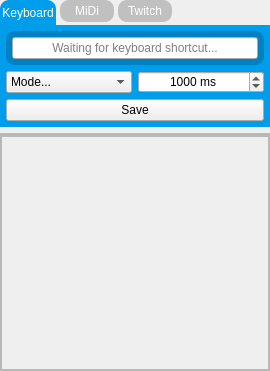
<?xml version="1.0" encoding="UTF-8"?>
<ui version="4.0">
 <class>Form</class>
 <widget class="QWidget" name="Form">
  <property name="geometry">
   <rect>
    <x>0</x>
    <y>0</y>
    <width>270</width>
    <height>371</height>
   </rect>
  </property>
  <property name="windowTitle">
   <string>Form</string>
  </property>
  <layout class="QVBoxLayout" name="verticalLayout">
   <property name="leftMargin">
    <number>0</number>
   </property>
   <property name="topMargin">
    <number>0</number>
   </property>
   <property name="rightMargin">
    <number>0</number>
   </property>
   <property name="bottomMargin">
    <number>0</number>
   </property>
   <item>
    <widget class="QTabWidget" name="tabWidget_7">
     <property name="toolTip">
      <string/>
     </property>
     <property name="styleSheet">
      <string notr="true">QTabBar{  
    background-color: rgba(255, 255, 255, 0);
}
QTabBar::tab {  
	background-color: rgba(0, 0, 0, 50);
    min-width: 50px; 
    min-height:22px;
    padding: 0px  2px; 
    color: white;
	border-bottom-left-radius: 9px;
	border-bottom-right-radius: 9px;
	border-top-left-radius: 9px;
	border-top-right-radius: 9px;
    margin-left:0px;
    margin-right:4px;
  	margin-bottom: 3px; 
}
QTabBar::tab:selected {  
    color: white;
	border-bottom-left-radius: 0px;
	border-bottom-right-radius: 0px;
	background-color: rgb(0, 157, 235);; 
  	margin-bottom: -1px; 
}
QTabBar::tab:hover {  
    color: white;
    background-color: rgb(0, 177, 235);
}

QTabWidget::pane { border: 0; }</string>
     </property>
     <property name="currentIndex">
      <number>0</number>
     </property>
     <property name="documentMode">
      <bool>false</bool>
     </property>
     <widget class="QWidget" name="tab_19">
      <attribute name="title">
       <string>Keyboard</string>
      </attribute>
      <layout class="QVBoxLayout" name="verticalLayout_39">
       <property name="leftMargin">
        <number>0</number>
       </property>
       <property name="topMargin">
        <number>0</number>
       </property>
       <property name="rightMargin">
        <number>0</number>
       </property>
       <property name="bottomMargin">
        <number>0</number>
       </property>
       <item>
        <widget class="QFrame" name="frame_30">
         <property name="styleSheet">
          <string notr="true">#frame_30{
	border-radius: 0px;
	background-color: rgb(0, 157, 235);
}</string>
         </property>
         <property name="frameShape">
          <enum>QFrame::StyledPanel</enum>
         </property>
         <property name="frameShadow">
          <enum>QFrame::Raised</enum>
         </property>
         <layout class="QGridLayout" name="gridLayout_27">
          <property name="leftMargin">
           <number>6</number>
          </property>
          <property name="topMargin">
           <number>6</number>
          </property>
          <property name="rightMargin">
           <number>6</number>
          </property>
          <property name="bottomMargin">
           <number>6</number>
          </property>
          <item row="1" column="0">
           <widget class="QComboBox" name="modeKeyboard">
            <item>
             <property name="text">
              <string>Mode...</string>
             </property>
            </item>
            <item>
             <property name="text">
              <string>Toggle</string>
             </property>
            </item>
            <item>
             <property name="text">
              <string>Enable</string>
             </property>
            </item>
            <item>
             <property name="text">
              <string>Disable</string>
             </property>
            </item>
            <item>
             <property name="text">
              <string>Timer</string>
             </property>
            </item>
           </widget>
          </item>
          <item row="1" column="1">
           <widget class="QSpinBox" name="keyboardTimer">
            <property name="toolTip">
             <string>1000 ms = 1 second</string>
            </property>
            <property name="alignment">
             <set>Qt::AlignCenter</set>
            </property>
            <property name="suffix">
             <string> ms</string>
            </property>
            <property name="maximum">
             <number>999999999</number>
            </property>
            <property name="singleStep">
             <number>1000</number>
            </property>
            <property name="value">
             <number>1000</number>
            </property>
           </widget>
          </item>
          <item row="2" column="0" colspan="2">
           <widget class="QPushButton" name="savekeyboard">
            <property name="sizePolicy">
             <sizepolicy hsizetype="Preferred" vsizetype="Fixed">
              <horstretch>0</horstretch>
              <verstretch>0</verstretch>
             </sizepolicy>
            </property>
            <property name="cursor">
             <cursorShape>PointingHandCursor</cursorShape>
            </property>
            <property name="text">
             <string>Save</string>
            </property>
            <property name="icon">
             <iconset>
              <normaloff>../Icons/floppy-disk-save-svgrepo-com.svg</normaloff>../Icons/floppy-disk-save-svgrepo-com.svg</iconset>
            </property>
           </widget>
          </item>
          <item row="0" column="0" colspan="2">
           <widget class="QFrame" name="frame_3">
            <property name="styleSheet">
             <string notr="true">QFrame{
	border-radius: 9px;
	background-color: rgba(0, 0, 0, 44);
}</string>
            </property>
            <property name="frameShape">
             <enum>QFrame::StyledPanel</enum>
            </property>
            <property name="frameShadow">
             <enum>QFrame::Raised</enum>
            </property>
            <layout class="QHBoxLayout" name="horizontalLayout_2">
             <property name="leftMargin">
              <number>6</number>
             </property>
             <property name="topMargin">
              <number>6</number>
             </property>
             <property name="rightMargin">
              <number>6</number>
             </property>
             <property name="bottomMargin">
              <number>6</number>
             </property>
             <item>
              <widget class="QLineEdit" name="keyboard">
               <property name="cursor">
                <cursorShape>WaitCursor</cursorShape>
               </property>
               <property name="toolTip">
                <string>Press a keyboard shortcut!</string>
               </property>
               <property name="alignment">
                <set>Qt::AlignCenter</set>
               </property>
               <property name="readOnly">
                <bool>true</bool>
               </property>
               <property name="placeholderText">
                <string>Waiting for keyboard shortcut...</string>
               </property>
              </widget>
             </item>
            </layout>
           </widget>
          </item>
         </layout>
        </widget>
       </item>
       <item>
        <widget class="QScrollArea" name="scrollArea">
         <property name="widgetResizable">
          <bool>true</bool>
         </property>
         <widget class="QWidget" name="scrollAreaWidgetContents">
          <property name="geometry">
           <rect>
            <x>0</x>
            <y>0</y>
            <width>268</width>
            <height>227</height>
           </rect>
          </property>
          <layout class="QVBoxLayout" name="verticalLayout_42">
           <property name="spacing">
            <number>0</number>
           </property>
           <property name="leftMargin">
            <number>0</number>
           </property>
           <property name="topMargin">
            <number>0</number>
           </property>
           <property name="rightMargin">
            <number>0</number>
           </property>
           <property name="bottomMargin">
            <number>0</number>
           </property>
           <item>
            <widget class="QFrame" name="frame_35">
             <property name="frameShape">
              <enum>QFrame::StyledPanel</enum>
             </property>
             <property name="frameShadow">
              <enum>QFrame::Raised</enum>
             </property>
             <layout class="QVBoxLayout" name="verticalLayout_43">
              <property name="leftMargin">
               <number>0</number>
              </property>
              <property name="topMargin">
               <number>0</number>
              </property>
              <property name="rightMargin">
               <number>0</number>
              </property>
              <property name="bottomMargin">
               <number>0</number>
              </property>
              <item>
               <widget class="QFrame" name="frameKeyboard">
                <property name="frameShape">
                 <enum>QFrame::StyledPanel</enum>
                </property>
                <property name="frameShadow">
                 <enum>QFrame::Raised</enum>
                </property>
                <layout class="QVBoxLayout" name="verticalLayout_44">
                 <property name="leftMargin">
                  <number>0</number>
                 </property>
                 <property name="topMargin">
                  <number>0</number>
                 </property>
                 <property name="rightMargin">
                  <number>0</number>
                 </property>
                 <property name="bottomMargin">
                  <number>0</number>
                 </property>
                </layout>
               </widget>
              </item>
              <item>
               <spacer name="verticalSpacer_5">
                <property name="orientation">
                 <enum>Qt::Vertical</enum>
                </property>
                <property name="sizeHint" stdset="0">
                 <size>
                  <width>20</width>
                  <height>108</height>
                 </size>
                </property>
               </spacer>
              </item>
             </layout>
            </widget>
           </item>
          </layout>
         </widget>
        </widget>
       </item>
      </layout>
     </widget>
     <widget class="QWidget" name="tab_20">
      <attribute name="title">
       <string>MiDi</string>
      </attribute>
      <layout class="QVBoxLayout" name="verticalLayout_45">
       <property name="leftMargin">
        <number>0</number>
       </property>
       <property name="topMargin">
        <number>0</number>
       </property>
       <property name="rightMargin">
        <number>0</number>
       </property>
       <property name="bottomMargin">
        <number>0</number>
       </property>
       <item>
        <widget class="QFrame" name="frame_48">
         <property name="styleSheet">
          <string notr="true">#frame_48{
	border-radius: 0px;
	background-color: rgb(0, 157, 235);
}</string>
         </property>
         <property name="frameShape">
          <enum>QFrame::StyledPanel</enum>
         </property>
         <property name="frameShadow">
          <enum>QFrame::Raised</enum>
         </property>
         <layout class="QGridLayout" name="gridLayout_22">
          <property name="leftMargin">
           <number>6</number>
          </property>
          <property name="topMargin">
           <number>6</number>
          </property>
          <property name="rightMargin">
           <number>6</number>
          </property>
          <property name="bottomMargin">
           <number>6</number>
          </property>
          <item row="9" column="0">
           <widget class="QComboBox" name="modeMidi">
            <item>
             <property name="text">
              <string>Mode...</string>
             </property>
            </item>
            <item>
             <property name="text">
              <string>Toggle</string>
             </property>
            </item>
            <item>
             <property name="text">
              <string>Enable</string>
             </property>
            </item>
            <item>
             <property name="text">
              <string>Disable</string>
             </property>
            </item>
            <item>
             <property name="text">
              <string>Timer</string>
             </property>
            </item>
           </widget>
          </item>
          <item row="9" column="1">
           <widget class="QSpinBox" name="midiTimer">
            <property name="toolTip">
             <string>1000 ms = 1 second</string>
            </property>
            <property name="alignment">
             <set>Qt::AlignCenter</set>
            </property>
            <property name="suffix">
             <string> ms</string>
            </property>
            <property name="maximum">
             <number>999999999</number>
            </property>
            <property name="singleStep">
             <number>1000</number>
            </property>
            <property name="value">
             <number>1000</number>
            </property>
           </widget>
          </item>
          <item row="0" column="0" colspan="2">
           <widget class="QFrame" name="frame_2">
            <property name="minimumSize">
             <size>
              <width>0</width>
              <height>23</height>
             </size>
            </property>
            <property name="styleSheet">
             <string notr="true">QFrame{
	border-radius: 9px;
	background-color: rgba(0, 0, 0, 44);
}</string>
            </property>
            <property name="frameShape">
             <enum>QFrame::StyledPanel</enum>
            </property>
            <property name="frameShadow">
             <enum>QFrame::Raised</enum>
            </property>
            <layout class="QGridLayout" name="gridLayout_2">
             <property name="leftMargin">
              <number>6</number>
             </property>
             <property name="topMargin">
              <number>6</number>
             </property>
             <property name="rightMargin">
              <number>6</number>
             </property>
             <property name="bottomMargin">
              <number>6</number>
             </property>
             <item row="2" column="0">
              <widget class="QSpinBox" name="midiNote">
               <property name="sizePolicy">
                <sizepolicy hsizetype="Expanding" vsizetype="Fixed">
                 <horstretch>0</horstretch>
                 <verstretch>0</verstretch>
                </sizepolicy>
               </property>
               <property name="alignment">
                <set>Qt::AlignCenter</set>
               </property>
               <property name="buttonSymbols">
                <enum>QAbstractSpinBox::NoButtons</enum>
               </property>
               <property name="prefix">
                <string>Note: </string>
               </property>
               <property name="maximum">
                <number>127</number>
               </property>
              </widget>
             </item>
             <item row="1" column="0" colspan="2">
              <widget class="QComboBox" name="midiType">
               <item>
                <property name="text">
                 <string>note_off</string>
                </property>
               </item>
               <item>
                <property name="text">
                 <string>note_on</string>
                </property>
               </item>
              </widget>
             </item>
             <item row="3" column="0">
              <widget class="QSpinBox" name="midiChannel">
               <property name="sizePolicy">
                <sizepolicy hsizetype="Expanding" vsizetype="Fixed">
                 <horstretch>0</horstretch>
                 <verstretch>0</verstretch>
                </sizepolicy>
               </property>
               <property name="alignment">
                <set>Qt::AlignCenter</set>
               </property>
               <property name="buttonSymbols">
                <enum>QAbstractSpinBox::NoButtons</enum>
               </property>
               <property name="prefix">
                <string>Channel: </string>
               </property>
               <property name="maximum">
                <number>16</number>
               </property>
              </widget>
             </item>
             <item row="3" column="1">
              <widget class="QSpinBox" name="midiVelocity">
               <property name="sizePolicy">
                <sizepolicy hsizetype="Expanding" vsizetype="Fixed">
                 <horstretch>0</horstretch>
                 <verstretch>0</verstretch>
                </sizepolicy>
               </property>
               <property name="alignment">
                <set>Qt::AlignCenter</set>
               </property>
               <property name="buttonSymbols">
                <enum>QAbstractSpinBox::NoButtons</enum>
               </property>
               <property name="prefix">
                <string>Velocity: </string>
               </property>
               <property name="maximum">
                <number>127</number>
               </property>
              </widget>
             </item>
             <item row="2" column="1">
              <widget class="QSpinBox" name="midiTime">
               <property name="sizePolicy">
                <sizepolicy hsizetype="Expanding" vsizetype="Fixed">
                 <horstretch>0</horstretch>
                 <verstretch>0</verstretch>
                </sizepolicy>
               </property>
               <property name="alignment">
                <set>Qt::AlignCenter</set>
               </property>
               <property name="buttonSymbols">
                <enum>QAbstractSpinBox::NoButtons</enum>
               </property>
               <property name="prefix">
                <string>Time: </string>
               </property>
               <property name="maximum">
                <number>999999</number>
               </property>
              </widget>
             </item>
             <item row="4" column="0" colspan="2">
              <widget class="QLabel" name="label_90">
               <property name="styleSheet">
                <string notr="true">font-size: 8pt;
background-color: rgba(255, 255, 255, 0);
color: rgb(255, 255, 255);</string>
               </property>
               <property name="text">
                <string>Waiting for midi signal...</string>
               </property>
               <property name="wordWrap">
                <bool>true</bool>
               </property>
              </widget>
             </item>
            </layout>
           </widget>
          </item>
          <item row="10" column="0" colspan="2">
           <widget class="QPushButton" name="saveMidi">
            <property name="sizePolicy">
             <sizepolicy hsizetype="Preferred" vsizetype="Fixed">
              <horstretch>0</horstretch>
              <verstretch>0</verstretch>
             </sizepolicy>
            </property>
            <property name="cursor">
             <cursorShape>PointingHandCursor</cursorShape>
            </property>
            <property name="text">
             <string>Save</string>
            </property>
            <property name="icon">
             <iconset>
              <normaloff>../Icons/floppy-disk-save-svgrepo-com.svg</normaloff>../Icons/floppy-disk-save-svgrepo-com.svg</iconset>
            </property>
           </widget>
          </item>
         </layout>
        </widget>
       </item>
       <item>
        <widget class="QScrollArea" name="scrollArea_3">
         <property name="widgetResizable">
          <bool>true</bool>
         </property>
         <widget class="QWidget" name="scrollAreaWidgetContents_3">
          <property name="geometry">
           <rect>
            <x>0</x>
            <y>0</y>
            <width>268</width>
            <height>143</height>
           </rect>
          </property>
          <layout class="QVBoxLayout" name="verticalLayout_47">
           <property name="spacing">
            <number>0</number>
           </property>
           <property name="leftMargin">
            <number>0</number>
           </property>
           <property name="topMargin">
            <number>0</number>
           </property>
           <property name="rightMargin">
            <number>0</number>
           </property>
           <property name="bottomMargin">
            <number>0</number>
           </property>
           <item>
            <widget class="QFrame" name="frame_51">
             <property name="frameShape">
              <enum>QFrame::StyledPanel</enum>
             </property>
             <property name="frameShadow">
              <enum>QFrame::Raised</enum>
             </property>
             <layout class="QVBoxLayout" name="verticalLayout_48">
              <property name="leftMargin">
               <number>0</number>
              </property>
              <property name="topMargin">
               <number>0</number>
              </property>
              <property name="rightMargin">
               <number>0</number>
              </property>
              <property name="bottomMargin">
               <number>0</number>
              </property>
              <item>
               <widget class="QFrame" name="frameMidi">
                <property name="frameShape">
                 <enum>QFrame::StyledPanel</enum>
                </property>
                <property name="frameShadow">
                 <enum>QFrame::Raised</enum>
                </property>
                <layout class="QVBoxLayout" name="verticalLayout_49">
                 <property name="leftMargin">
                  <number>0</number>
                 </property>
                 <property name="topMargin">
                  <number>0</number>
                 </property>
                 <property name="rightMargin">
                  <number>0</number>
                 </property>
                 <property name="bottomMargin">
                  <number>0</number>
                 </property>
                </layout>
               </widget>
              </item>
              <item>
               <spacer name="verticalSpacer_6">
                <property name="orientation">
                 <enum>Qt::Vertical</enum>
                </property>
                <property name="sizeHint" stdset="0">
                 <size>
                  <width>20</width>
                  <height>28</height>
                 </size>
                </property>
               </spacer>
              </item>
             </layout>
            </widget>
           </item>
          </layout>
         </widget>
        </widget>
       </item>
      </layout>
     </widget>
     <widget class="QWidget" name="tab_21">
      <attribute name="title">
       <string>Twitch</string>
      </attribute>
      <layout class="QVBoxLayout" name="verticalLayout_50">
       <property name="leftMargin">
        <number>0</number>
       </property>
       <property name="topMargin">
        <number>0</number>
       </property>
       <property name="rightMargin">
        <number>0</number>
       </property>
       <property name="bottomMargin">
        <number>0</number>
       </property>
       <item>
        <widget class="QFrame" name="frame_56">
         <property name="styleSheet">
          <string notr="true">#frame_56{
	border-radius: 0px;
	background-color: rgb(0, 157, 235);
}</string>
         </property>
         <property name="frameShape">
          <enum>QFrame::StyledPanel</enum>
         </property>
         <property name="frameShadow">
          <enum>QFrame::Raised</enum>
         </property>
         <layout class="QGridLayout" name="gridLayout">
          <property name="leftMargin">
           <number>6</number>
          </property>
          <property name="topMargin">
           <number>6</number>
          </property>
          <property name="rightMargin">
           <number>6</number>
          </property>
          <property name="bottomMargin">
           <number>6</number>
          </property>
          <item row="6" column="0">
           <widget class="QComboBox" name="modeTwitch">
            <item>
             <property name="text">
              <string>Mode...</string>
             </property>
            </item>
            <item>
             <property name="text">
              <string>Toggle</string>
             </property>
            </item>
            <item>
             <property name="text">
              <string>Enable</string>
             </property>
            </item>
            <item>
             <property name="text">
              <string>Disable</string>
             </property>
            </item>
            <item>
             <property name="text">
              <string>Timer</string>
             </property>
            </item>
           </widget>
          </item>
          <item row="6" column="1">
           <widget class="QSpinBox" name="twitchTimer">
            <property name="toolTip">
             <string>1000 ms = 1 second</string>
            </property>
            <property name="alignment">
             <set>Qt::AlignCenter</set>
            </property>
            <property name="suffix">
             <string> ms</string>
            </property>
            <property name="maximum">
             <number>999999999</number>
            </property>
            <property name="singleStep">
             <number>1000</number>
            </property>
            <property name="value">
             <number>1000</number>
            </property>
           </widget>
          </item>
          <item row="0" column="0" colspan="2">
           <widget class="QFrame" name="frame">
            <property name="styleSheet">
             <string notr="true">QFrame{
	border-radius: 9px;
	background-color: rgba(0, 0, 0, 44);
}</string>
            </property>
            <property name="frameShape">
             <enum>QFrame::StyledPanel</enum>
            </property>
            <property name="frameShadow">
             <enum>QFrame::Raised</enum>
            </property>
            <layout class="QVBoxLayout" name="verticalLayout_2">
             <property name="leftMargin">
              <number>6</number>
             </property>
             <property name="topMargin">
              <number>6</number>
             </property>
             <property name="rightMargin">
              <number>6</number>
             </property>
             <property name="bottomMargin">
              <number>6</number>
             </property>
             <item>
              <widget class="QComboBox" name="twitchSelector">
               <item>
                <property name="text">
                 <string>Reward</string>
                </property>
               </item>
               <item>
                <property name="text">
                 <string>Follow</string>
                </property>
               </item>
               <item>
                <property name="text">
                 <string>Cheer</string>
                </property>
               </item>
               <item>
                <property name="text">
                 <string>Raid</string>
                </property>
               </item>
               <item>
                <property name="text">
                 <string>Subscription</string>
                </property>
               </item>
               <item>
                <property name="text">
                 <string>Gifted Subscription</string>
                </property>
               </item>
               <item>
                <property name="text">
                 <string>Chat Message</string>
                </property>
               </item>
              </widget>
             </item>
             <item>
              <widget class="QFrame" name="frameTextTwitch">
               <property name="styleSheet">
                <string notr="true">QFrame{
	border-radius: 9px;
	background-color: rgba(0, 0, 0, 0);
}</string>
               </property>
               <property name="frameShape">
                <enum>QFrame::StyledPanel</enum>
               </property>
               <property name="frameShadow">
                <enum>QFrame::Raised</enum>
               </property>
               <layout class="QHBoxLayout" name="horizontalLayout_13">
                <property name="spacing">
                 <number>6</number>
                </property>
                <property name="leftMargin">
                 <number>0</number>
                </property>
                <property name="topMargin">
                 <number>0</number>
                </property>
                <property name="rightMargin">
                 <number>0</number>
                </property>
                <property name="bottomMargin">
                 <number>0</number>
                </property>
                <item>
                 <widget class="QLineEdit" name="TwitchReward">
                  <property name="sizePolicy">
                   <sizepolicy hsizetype="Expanding" vsizetype="Fixed">
                    <horstretch>0</horstretch>
                    <verstretch>0</verstretch>
                   </sizepolicy>
                  </property>
                  <property name="toolTip">
                   <string>Redeem a twitch reward!</string>
                  </property>
                  <property name="readOnly">
                   <bool>false</bool>
                  </property>
                  <property name="placeholderText">
                   <string>Waiting for twitch reward...</string>
                  </property>
                 </widget>
                </item>
               </layout>
              </widget>
             </item>
             <item>
              <widget class="QFrame" name="frameRangeTwitch">
               <property name="styleSheet">
                <string notr="true">QFrame{
	border-radius: 9px;
	background-color: rgba(0, 0, 0, 0);
}</string>
               </property>
               <property name="frameShape">
                <enum>QFrame::StyledPanel</enum>
               </property>
               <property name="frameShadow">
                <enum>QFrame::Raised</enum>
               </property>
               <layout class="QHBoxLayout" name="horizontalLayout">
                <property name="leftMargin">
                 <number>0</number>
                </property>
                <property name="topMargin">
                 <number>0</number>
                </property>
                <property name="rightMargin">
                 <number>0</number>
                </property>
                <property name="bottomMargin">
                 <number>0</number>
                </property>
                <item>
                 <widget class="QSpinBox" name="TwitchFrom">
                  <property name="sizePolicy">
                   <sizepolicy hsizetype="Preferred" vsizetype="Fixed">
                    <horstretch>0</horstretch>
                    <verstretch>0</verstretch>
                   </sizepolicy>
                  </property>
                  <property name="alignment">
                   <set>Qt::AlignCenter</set>
                  </property>
                  <property name="prefix">
                   <string>From: </string>
                  </property>
                  <property name="minimum">
                   <number>1</number>
                  </property>
                  <property name="maximum">
                   <number>999999999</number>
                  </property>
                 </widget>
                </item>
                <item>
                 <widget class="QSpinBox" name="TwitchTo">
                  <property name="sizePolicy">
                   <sizepolicy hsizetype="Preferred" vsizetype="Fixed">
                    <horstretch>0</horstretch>
                    <verstretch>0</verstretch>
                   </sizepolicy>
                  </property>
                  <property name="alignment">
                   <set>Qt::AlignCenter</set>
                  </property>
                  <property name="prefix">
                   <string> To: </string>
                  </property>
                  <property name="minimum">
                   <number>1</number>
                  </property>
                  <property name="maximum">
                   <number>999999999</number>
                  </property>
                  <property name="value">
                   <number>999999999</number>
                  </property>
                 </widget>
                </item>
               </layout>
              </widget>
             </item>
             <item>
              <widget class="QFrame" name="frameTierTwitch">
               <property name="styleSheet">
                <string notr="true">QFrame{
	border-radius: 9px;
	background-color: rgba(0, 0, 0, 0);
}</string>
               </property>
               <property name="frameShape">
                <enum>QFrame::StyledPanel</enum>
               </property>
               <property name="frameShadow">
                <enum>QFrame::Raised</enum>
               </property>
               <layout class="QHBoxLayout" name="horizontalLayout_12">
                <property name="spacing">
                 <number>6</number>
                </property>
                <property name="leftMargin">
                 <number>0</number>
                </property>
                <property name="topMargin">
                 <number>0</number>
                </property>
                <property name="rightMargin">
                 <number>0</number>
                </property>
                <property name="bottomMargin">
                 <number>0</number>
                </property>
                <item>
                 <widget class="QSpinBox" name="TwitchTier">
                  <property name="sizePolicy">
                   <sizepolicy hsizetype="Preferred" vsizetype="Fixed">
                    <horstretch>0</horstretch>
                    <verstretch>0</verstretch>
                   </sizepolicy>
                  </property>
                  <property name="alignment">
                   <set>Qt::AlignCenter</set>
                  </property>
                  <property name="prefix">
                   <string>Tier:  </string>
                  </property>
                  <property name="minimum">
                   <number>1</number>
                  </property>
                  <property name="maximum">
                   <number>3</number>
                  </property>
                  <property name="singleStep">
                   <number>1</number>
                  </property>
                 </widget>
                </item>
               </layout>
              </widget>
             </item>
             <item>
              <widget class="QFrame" name="frameMessageTwitch">
               <property name="styleSheet">
                <string notr="true">QFrame{
	border-radius: 9px;
	background-color: rgba(0, 0, 0, 0);
}</string>
               </property>
               <property name="frameShape">
                <enum>QFrame::StyledPanel</enum>
               </property>
               <property name="frameShadow">
                <enum>QFrame::Raised</enum>
               </property>
               <layout class="QGridLayout" name="gridLayout_3">
                <property name="leftMargin">
                 <number>0</number>
                </property>
                <property name="topMargin">
                 <number>0</number>
                </property>
                <property name="rightMargin">
                 <number>0</number>
                </property>
                <property name="bottomMargin">
                 <number>0</number>
                </property>
                <item row="0" column="0">
                 <widget class="QComboBox" name="TwitchUserType">
                  <item>
                   <property name="text">
                    <string>Any</string>
                   </property>
                  </item>
                  <item>
                   <property name="text">
                    <string>Sub</string>
                   </property>
                  </item>
                  <item>
                   <property name="text">
                    <string>VIP</string>
                   </property>
                  </item>
                  <item>
                   <property name="text">
                    <string>Mod</string>
                   </property>
                  </item>
                 </widget>
                </item>
                <item row="0" column="1">
                 <widget class="QLineEdit" name="TwitchUser">
                  <property name="sizePolicy">
                   <sizepolicy hsizetype="Expanding" vsizetype="Fixed">
                    <horstretch>0</horstretch>
                    <verstretch>0</verstretch>
                   </sizepolicy>
                  </property>
                  <property name="toolTip">
                   <string>Redeem a twitch reward!</string>
                  </property>
                  <property name="readOnly">
                   <bool>false</bool>
                  </property>
                  <property name="placeholderText">
                   <string>Write Username</string>
                  </property>
                 </widget>
                </item>
                <item row="1" column="1">
                 <widget class="QLineEdit" name="TwitchMessage">
                  <property name="sizePolicy">
                   <sizepolicy hsizetype="Expanding" vsizetype="Fixed">
                    <horstretch>0</horstretch>
                    <verstretch>0</verstretch>
                   </sizepolicy>
                  </property>
                  <property name="toolTip">
                   <string>Redeem a twitch reward!</string>
                  </property>
                  <property name="readOnly">
                   <bool>false</bool>
                  </property>
                  <property name="placeholderText">
                   <string>Write message to detect or leave empty for any message</string>
                  </property>
                 </widget>
                </item>
                <item row="1" column="0">
                 <widget class="QComboBox" name="TwitchModal">
                  <item>
                   <property name="text">
                    <string>Match...</string>
                   </property>
                  </item>
                  <item>
                   <property name="text">
                    <string>Exact</string>
                   </property>
                  </item>
                  <item>
                   <property name="text">
                    <string>Contains</string>
                   </property>
                  </item>
                  <item>
                   <property name="text">
                    <string>Starts With</string>
                   </property>
                  </item>
                  <item>
                   <property name="text">
                    <string>Ends With</string>
                   </property>
                  </item>
                 </widget>
                </item>
               </layout>
              </widget>
             </item>
            </layout>
           </widget>
          </item>
          <item row="7" column="0" colspan="2">
           <widget class="QPushButton" name="saveTwitch">
            <property name="sizePolicy">
             <sizepolicy hsizetype="Preferred" vsizetype="Fixed">
              <horstretch>0</horstretch>
              <verstretch>0</verstretch>
             </sizepolicy>
            </property>
            <property name="text">
             <string>Save</string>
            </property>
            <property name="icon">
             <iconset>
              <normaloff>../Icons/floppy-disk-save-svgrepo-com.svg</normaloff>../Icons/floppy-disk-save-svgrepo-com.svg</iconset>
            </property>
           </widget>
          </item>
         </layout>
        </widget>
       </item>
       <item>
        <widget class="QScrollArea" name="scrollArea_2">
         <property name="widgetResizable">
          <bool>true</bool>
         </property>
         <widget class="QWidget" name="scrollAreaWidgetContents_2">
          <property name="geometry">
           <rect>
            <x>0</x>
            <y>0</y>
            <width>268</width>
            <height>72</height>
           </rect>
          </property>
          <layout class="QVBoxLayout" name="verticalLayout_51">
           <property name="spacing">
            <number>0</number>
           </property>
           <property name="leftMargin">
            <number>0</number>
           </property>
           <property name="topMargin">
            <number>0</number>
           </property>
           <property name="rightMargin">
            <number>0</number>
           </property>
           <property name="bottomMargin">
            <number>0</number>
           </property>
           <item>
            <widget class="QFrame" name="frame_57">
             <property name="frameShape">
              <enum>QFrame::StyledPanel</enum>
             </property>
             <property name="frameShadow">
              <enum>QFrame::Raised</enum>
             </property>
             <layout class="QVBoxLayout" name="verticalLayout_52">
              <property name="spacing">
               <number>6</number>
              </property>
              <property name="leftMargin">
               <number>0</number>
              </property>
              <property name="topMargin">
               <number>0</number>
              </property>
              <property name="rightMargin">
               <number>0</number>
              </property>
              <property name="bottomMargin">
               <number>0</number>
              </property>
              <item>
               <widget class="QFrame" name="frameTwitch">
                <property name="frameShape">
                 <enum>QFrame::StyledPanel</enum>
                </property>
                <property name="frameShadow">
                 <enum>QFrame::Raised</enum>
                </property>
                <layout class="QVBoxLayout" name="verticalLayout_54">
                 <property name="leftMargin">
                  <number>0</number>
                 </property>
                 <property name="topMargin">
                  <number>0</number>
                 </property>
                 <property name="rightMargin">
                  <number>0</number>
                 </property>
                 <property name="bottomMargin">
                  <number>0</number>
                 </property>
                </layout>
               </widget>
              </item>
              <item>
               <spacer name="verticalSpacer_7">
                <property name="orientation">
                 <enum>Qt::Vertical</enum>
                </property>
                <property name="sizeHint" stdset="0">
                 <size>
                  <width>20</width>
                  <height>28</height>
                 </size>
                </property>
               </spacer>
              </item>
             </layout>
            </widget>
           </item>
          </layout>
         </widget>
        </widget>
       </item>
      </layout>
     </widget>
    </widget>
   </item>
  </layout>
 </widget>
 <resources/>
 <connections/>
</ui>
